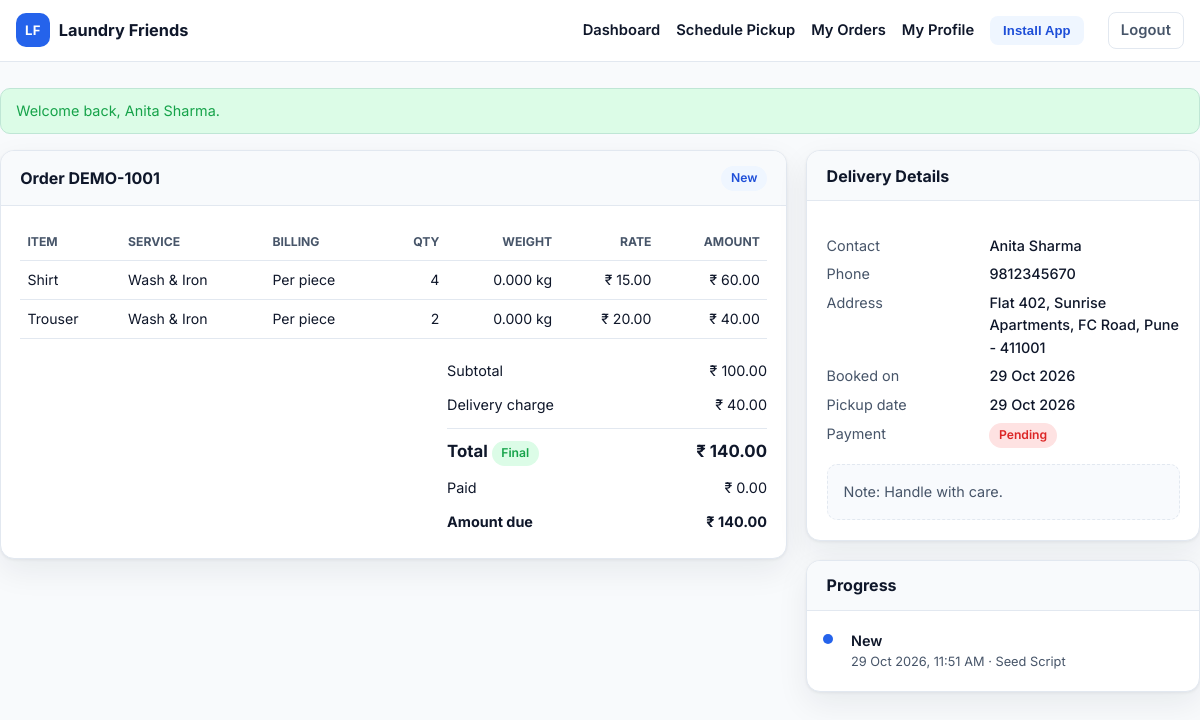
The app's page /customer/order-view.php?id=1 (signed in) with its own data.
### tables this page shows
CREATE TABLE IF NOT EXISTS orders (
  id INT UNSIGNED AUTO_INCREMENT PRIMARY KEY,
  order_number VARCHAR(30) NOT NULL,
  customer_id INT UNSIGNED NOT NULL,
  source ENUM('customer','admin') NOT NULL DEFAULT 'admin',
  pricing_mode ENUM('per_item','per_kg') NOT NULL DEFAULT 'per_item',
  status ENUM('new','pickup_assigned','picked_up','processing','ready_for_delivery','out_for_delivery','delivered','cancelled') NOT NULL DEFAULT 'new',
  payment_status ENUM('pending','partial','paid') NOT NULL DEFAULT 'pending',
  order_date DATE NOT NULL,
  scheduled_pickup_date DATE NULL,
  scheduled_delivery_date DATE NULL,
  contact_name VARCHAR(100) NOT NULL,
  contact_phone VARCHAR(20) NOT NULL,
  delivery_address TEXT NOT NULL,
  pickup_latitude DECIMAL(10,7) NULL,
  pickup_longitude DECIMAL(10,7) NULL,
  pickup_place_id VARCHAR(255) NULL,
  pickup_staff_id INT UNSIGNED NULL,
  delivery_staff_id INT UNSIGNED NULL,
  pickup_assigned_at DATETIME NULL,
  delivery_assigned_at DATETIME NULL,
  pickup_completed_at DATETIME NULL,
  delivery_completed_at DATETIME NULL,
  subtotal DECIMAL(12,2) NOT NULL DEFAULT 0,
  discount_amount DECIMAL(12,2) NOT NULL DEFAULT 0,
  delivery_charge DECIMAL(12,2) NOT NULL DEFAULT 0,
  tax_amount DECIMAL(12,2) NOT NULL DEFAULT 0,
  total_amount DECIMAL(12,2) NOT NULL DEFAULT 0,
  paid_amount DECIMAL(12,2) NOT NULL DEFAULT 0,
  notes TEXT NULL,
  staff_notes TEXT NULL,
  created_by INT UNSIGNED NULL,
  created_at DATETIME NOT NULL DEFAULT CURRENT_TIMESTAMP,
  updated_at DATETIME NOT NULL DEFAULT CURRENT_TIMESTAMP ON UPDATE CURRENT_TIMESTAMP,
  UNIQUE KEY uq_orders_number (order_number),
  KEY idx_orders_customer (customer_id),
  KEY idx_orders_status (status),
  KEY idx_orders_pickup_staff (pickup_staff_id),
  KEY idx_orders_delivery_staff (delivery_staff_id),
  KEY idx_orders_payment (payment_status),
  KEY idx_orders_date (order_date)
);

CREATE TABLE IF NOT EXISTS order_items (
  id INT UNSIGNED AUTO_INCREMENT PRIMARY KEY,
  order_id INT UNSIGNED NOT NULL,
  service_id INT UNSIGNED NULL,
  subcategory_id INT UNSIGNED NULL,
  subcategory_name VARCHAR(80) NULL,
  item_name VARCHAR(120) NOT NULL,
  service_name VARCHAR(120) NULL,
  service_type VARCHAR(40) NOT NULL DEFAULT 'wash_fold',
  price_mode ENUM('per_piece','per_kg','fixed') NOT NULL DEFAULT 'per_piece',
  qty INT UNSIGNED NOT NULL DEFAULT 1,
  weight_kg DECIMAL(10,3) NOT NULL DEFAULT 0,
  weight_verified TINYINT(1) NOT NULL DEFAULT 0,
  weight_verified_by INT UNSIGNED NULL,
  weight_verified_at DATETIME NULL,
  rate DECIMAL(12,2) NOT NULL DEFAULT 0,
  catalog_rate DECIMAL(12,2) NOT NULL DEFAULT 0,
  rate_changed_by INT UNSIGNED NULL,
  rate_changed_by_name VARCHAR(100) NULL,
  rate_change_reason VARCHAR(255) NULL,
  rate_changed_at DATETIME NULL,
  amount DECIMAL(12,2) NOT NULL DEFAULT 0,
  notes VARCHAR(255) NULL,
  KEY idx_order_items_order (order_id),
  KEY idx_order_items_service (service_id)
);

CREATE TABLE IF NOT EXISTS order_status_history (
  id INT UNSIGNED AUTO_INCREMENT PRIMARY KEY,
  order_id INT UNSIGNED NOT NULL,
  from_status VARCHAR(30) NULL,
  to_status VARCHAR(30) NOT NULL,
  action VARCHAR(50) NOT NULL,
  notes VARCHAR(255) NULL,
  user_id INT UNSIGNED NULL,
  user_name VARCHAR(100) NULL,
  user_role VARCHAR(30) NULL,
  created_at DATETIME NOT NULL DEFAULT CURRENT_TIMESTAMP,
  KEY idx_history_order (order_id),
  KEY idx_history_created (created_at)
);

### config/helpers.php (called while the page is built, shortened)
<?php
function e(?string $value): string
{
    return htmlspecialchars((string) $value, ENT_QUOTES | ENT_SUBSTITUTE, 'UTF-8');
}
function query_int(string $key, int $default = 0): int
{
    $value = $_GET[$key] ?? null;
    return is_numeric($value) ? (int) $value : $default;
}
function money(float $amount): string
{
    return APP_CURRENCY . ' ' . number_format($amount, 2);
}
function order_statuses(): array
{
    return [
        'new' => 'New',
        'pickup_assigned' => 'Pickup Assigned',
        'picked_up' => 'Picked Up',
        'processing' => 'Processing',
        'ready_for_delivery' => 'Ready for Delivery',
        'out_for_delivery' => 'Out for Delivery',
        'delivered' => 'Delivered',
        'cancelled' => 'Cancelled',
    ];
}
function order_status_label(string $status): string
{
    $all = order_statuses();
    return $all[$status] ?? ucwords(str_replace('_', ' ', $status));
}
function payment_statuses(): array
{
    return [
        'pending' => 'Pending',
        'partial' => 'Partially Paid',
        'paid' => 'Paid',
    ];
}
function payment_status_label(string $status): string
{
    $all = payment_statuses();
    return $all[$status] ?? ucfirst($status);
}
function service_types(): array
{
    return [
        'wash_fold' => 'Wash & Fold',
        'wash_iron' => 'Wash & Iron',
        'dry_clean' => 'Dry Clean',
        'iron_only' => 'Ironing Only',
        'shoe_clean' => 'Shoe Cleaning',
        'bed_cover' => 'Bed Cover / Curtain',
        'weight_based' => 'Weight Based Laundry',
        'other' => 'Other',
    ];
}
function service_type_label(string $type): string
{
    $all = service_types();
    return $all[$type] ?? ucwords(str_replace('_', ' ', $type));
}
function service_modes(): array
{
    return [
        'per_piece' => 'Per piece',
        'per_kg' => 'Per kg',
        'fixed' => 'Fixed rate',
    ];
}
function service_mode_label(string $mode): string
{
    $all = service_modes();
    return $all[$mode] ?? ucfirst(str_replace('_', ' ', $mode));
}
function order_item_service_label(array $item): string
{
    $name = trim((string) ($item['service_name'] ?? ''));
    return service_type_label((string) ($item['service_type'] ?? ''));
}
function order_item_billing_label(array $item): string
{
    $mode = (string) ($item['price_mode'] ?? 'per_piece');
    return service_mode_label($mode);
}
function format_date(?string $date): string
{
    $ts = strtotime($date);
    return $ts === false ? '—' : date('d M Y', $ts);
}
function format_datetime(?string $date): string
{
    $ts = strtotime($date);
    return $ts === false ? '—' : date('d M Y, h:i A', $ts);
}
function status_badge(string $status): string
{
    $map = [
        'new' => 'badge-info',
        'pickup_assigned' => 'badge-info',
        'picked_up' => 'badge-purple',
        'processing' => 'badge-purple',
        'ready_for_delivery' => 'badge-warn',
        'out_for_delivery' => 'badge-warn',
        'delivered' => 'badge-success',
        'cancelled' => 'badge-muted',
        'pending' => 'badge-danger',
        'partial' => 'badge-warn',
        'paid' => 'badge-success',
    ];
    return $map[$status] ?? 'badge-muted';
}

### config/db.php (called while the page is built, shortened)
<?php
function db(): PDO
{
    static $pdo = null;
    if ($pdo instanceof PDO) {
        return $pdo;
    }
    $dsn = 'mysql:host=' . DB_HOST . ';port=' . DB_PORT . ';dbname=' . DB_NAME . ';charset=utf8mb4';
    try {
        $pdo = new PDO($dsn, DB_USER, DB_PASS, [
            PDO::ATTR_ERRMODE => PDO::ERRMODE_EXCEPTION,
            PDO::ATTR_DEFAULT_FETCH_MODE => PDO::FETCH_ASSOC,
            PDO::ATTR_EMULATE_PREPARES => false,
        ]);
        $pdo->exec("SET time_zone = '" . DB_TIMEZONE . "'");
    } catch (PDOException $e) {
        app_log_throwable($e);
        throw new RuntimeException('Database connection failed. Please try again in a moment.', 0, $e);
    }
    return $pdo;
}
function db_all(string $sql, array $params = []): array
{
    $stmt = db()->prepare($sql);
    $stmt->execute($params);
    return $stmt->fetchAll();
}
function db_row(string $sql, array $params = []): ?array
{
    $stmt = db()->prepare($sql);
    $stmt->execute($params);
    $row = $stmt->fetch();
    return $row === false ? null : $row;
}

### customer/order-view.php (the view, shortened to what this page needs)
<?php
require_once dirname(__DIR__) . '/includes/layout.php';
$orderId = query_int('id');
$order = db_row('SELECT * FROM orders WHERE id = ?', [$orderId]);
$items = db_all('SELECT * FROM order_items WHERE order_id = ? ORDER BY id', [$orderId]);
$history = db_all('SELECT * FROM order_status_history WHERE order_id = ? ORDER BY id DESC', [$orderId]);
$due = (float) $order['total_amount'] - (float) $order['paid_amount'];
?>
<div class="detail-grid">
    <div>
        <div class="panel">
            <div class="panel-head">
                <h2>Order <?= e($order['order_number']) ?></h2>
                <span class="badge <?= e(status_badge((string) $order['status'])) ?>"><?= e(order_status_label((string) $order['status'])) ?></span>
            </div>
            <div class="panel-body">
                <div class="table-wrap">
                    <table class="items-table">
                        <thead>
                            <tr>
                                <th>Item</th>
                                <th>Service</th>
                                <th>Billing</th>
                                <th class="num">Qty</th>
                                <th class="num">Weight</th>
                                <th class="num">Rate</th>
                                <th class="num">Amount</th>
                            </tr>
                        </thead>
                        <tbody>
                        <?php foreach ($items as $item): ?>
                            <tr>
                                <td><?= e($item['item_name']) ?><?php if (!empty($item['subcategory_name'])): ?><br><span class="subtle"><?= e((string) $item['subcategory_name']) ?></span><?php endif; ?></td>
                                <td><?= e(order_item_service_label($item)) ?></td>
                                <td><?= e(order_item_billing_label($item)) ?></td>
                                <td class="num"><?= e((string) $item['qty']) ?></td>
                                <td class="num">
                                    <?= e(number_format((float) $item['weight_kg'], 3)) ?> kg
                                </td>
                                <td class="num"><?= e(money((float) $item['rate'])) ?></td>
                                <td class="num"><?= e(money((float) $item['amount'])) ?></td>
                            </tr>
                        <?php endforeach; ?>
                        </tbody>
                    </table>
                </div>
                <?php
                $hasEstimate = false;
                ?>
                <div class="mt-1" style="max-width: 320px; margin-left:auto;">
                    <div class="total-row"><span>Subtotal</span><span><?= e(money((float) $order['subtotal'])) ?></span></div>
                    <?php if ((float) $order['delivery_charge'] > 0): ?>
                        <div class="total-row"><span>Delivery charge</span><span><?= e(money((float) $order['delivery_charge'])) ?></span></div>
                    <?php endif; ?>
                    <div class="total-row grand"><span>Total
                        <span class="badge <?= $hasEstimate ? 'badge-warn' : 'badge-success' ?>"><?= $hasEstimate ? 'Estimated' : 'Final' ?></span>
                    </span><span><?= e(money((float) $order['total_amount'])) ?></span></div>
                    <div class="total-row"><span>Paid</span><span><?= e(money((float) $order['paid_amount'])) ?></span></div>
                    <div class="total-row"><strong>Amount due</strong><strong><?= e(money($due)) ?></strong></div>
                </div>
            </div>
        </div>
    </div>
    <div>
        <div class="panel">
            <div class="panel-head"><h3>Delivery Details</h3></div>
            <div class="panel-body">
                <dl class="kv">
                    <dt>Contact</dt>
                    <dd><?= e($order['contact_name']) ?></dd>
                    <dt>Phone</dt>
                    <dd><?= e($order['contact_phone']) ?></dd>
                    <dt>Address</dt>
                    <dd><?= e($order['delivery_address']) ?></dd>
                    <dt>Booked on</dt>
                    <dd><?= e(format_date((string) $order['order_date'])) ?></dd>
                    <dt>Pickup date</dt>
                    <dd><?= e(format_date($order['scheduled_pickup_date'])) ?></dd>
                    <dt>Payment</dt>
                    <dd><span class="badge <?= e(status_badge((string) $order['payment_status'])) ?>"><?= e(payment_status_label((string) $order['payment_status'])) ?></span></dd>
                </dl>
                <?php if (!empty($order['notes'])): ?>
                    <div class="muted-box mt-1">Note: <?= e($order['notes']) ?></div>
                <?php endif; ?>
            </div>
        </div>
        <div class="panel">
            <div class="panel-head"><h3>Progress</h3></div>
            <div class="panel-body">
                <ul class="timeline">
                    <?php foreach ($history as $entry): ?>
                        <li>
                            <div class="who"><?= e(order_status_label((string) $entry['to_status'])) ?></div>
                            <div class="when"><?= e(format_datetime((string) $entry['created_at'])) ?> &middot; <?= e((string) ($entry['user_name'] ?? 'System')) ?></div>
                        </li>
                    <?php endforeach; ?>
                </ul>
            </div>
        </div>
    </div>
</div>

### records on screen
orders: order_number "DEMO-1001", status "New", subtotal "₹ 100.00", delivery_charge "₹ 40.00", total_amount "₹ 140.00", paid_amount "₹ 0.00", money($due) "₹ 140.00", contact_name "Anita Sharma", contact_phone "9812345670", delivery_address "Flat 402, Sunrise Apartments, FC Road, Pune - 411001", order_date "29 Oct 2026", scheduled_pickup_date "29 Oct 2026", payment_status "Pending", notes "Handle with care."
order_items: item_name "Shirt", service_type "Wash & Iron", price_mode "Per piece", qty "4", weight_kg "0.000", rate "₹ 15.00", amount "₹ 60.00"
order_items: item_name "Trouser", service_type "Wash & Iron", price_mode "Per piece", qty "2", weight_kg "0.000", rate "₹ 20.00", amount "₹ 40.00"
order_status_history: to_status "New", created_at "29 Oct 2026, 11:51 AM", user_name "Seed Script"

### other values on screen
APP_NAME "Laundry Friends"
$item['label'] "Dashboard"
$item['label'] "Schedule Pickup"
$item['label'] "My Orders"
$item['label'] "My Profile"
$flash['message'] "Welcome back, Anita Sharma."
